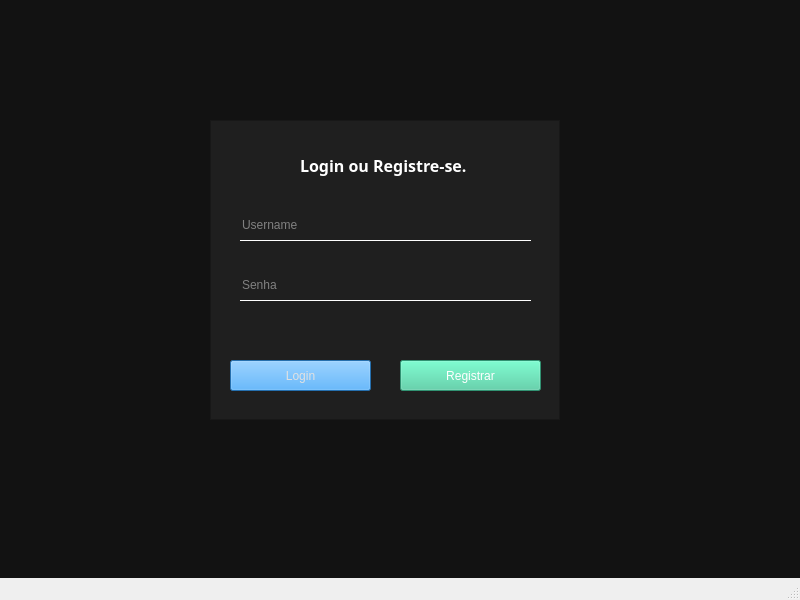
<?xml version="1.0" encoding="UTF-8"?>
<ui version="4.0">
 <class>JanelaLogin</class>
 <widget class="QMainWindow" name="JanelaLogin">
  <property name="geometry">
   <rect>
    <x>0</x>
    <y>0</y>
    <width>800</width>
    <height>600</height>
   </rect>
  </property>
  <property name="windowTitle">
   <string>Login</string>
  </property>
  <property name="windowIcon">
   <iconset>
    <normaloff>../../../Downloads/pngwing.com.png</normaloff>../../../Downloads/pngwing.com.png</iconset>
  </property>
  <widget class="QWidget" name="centralwidget">
   <property name="styleSheet">
    <string notr="true">QWidget

{
	background-color: rgb(18, 18, 18);
}</string>
   </property>
   <widget class="QFrame" name="frame">
    <property name="geometry">
     <rect>
      <x>210</x>
      <y>120</y>
      <width>350</width>
      <height>300</height>
     </rect>
    </property>
    <property name="styleSheet">
     <string notr="true">QFrame
{
	background-color:rgb(31, 31, 31);
}</string>
    </property>
    <property name="frameShape">
     <enum>QFrame::StyledPanel</enum>
    </property>
    <property name="frameShadow">
     <enum>QFrame::Raised</enum>
    </property>
    <widget class="QLineEdit" name="username">
     <property name="geometry">
      <rect>
       <x>30</x>
       <y>90</y>
       <width>291</width>
       <height>31</height>
      </rect>
     </property>
     <property name="styleSheet">
      <string notr="true">QLineEdit
{
	color:rgb(225, 225, 225);
	border: none; 
    border-bottom: 1px solid white;
	background-color:rgb(31, 31, 31);
}</string>
     </property>
     <property name="placeholderText">
      <string>Username</string>
     </property>
    </widget>
    <widget class="QLineEdit" name="senha">
     <property name="geometry">
      <rect>
       <x>30</x>
       <y>150</y>
       <width>291</width>
       <height>31</height>
      </rect>
     </property>
     <property name="styleSheet">
      <string notr="true">QLineEdit
{
	color:rgb(225, 225, 225);
	border: none; 
    border-bottom: 1px solid white;
	background-color:rgb(31, 31, 31);
}</string>
     </property>
     <property name="echoMode">
      <enum>QLineEdit::Password</enum>
     </property>
     <property name="placeholderText">
      <string>Senha</string>
     </property>
    </widget>
    <widget class="QPushButton" name="login">
     <property name="geometry">
      <rect>
       <x>20</x>
       <y>240</y>
       <width>141</width>
       <height>31</height>
      </rect>
     </property>
     <property name="styleSheet">
      <string notr="true">QPushButton
{
	color:rgb(225, 225, 225);
	background-color:rgb(52, 156, 244);
}</string>
     </property>
     <property name="text">
      <string>Login</string>
     </property>
    </widget>
    <widget class="QPushButton" name="registrar">
     <property name="geometry">
      <rect>
       <x>190</x>
       <y>240</y>
       <width>141</width>
       <height>31</height>
      </rect>
     </property>
     <property name="styleSheet">
      <string notr="true">QPushButton
{
	background-color:rgb(69, 205, 159);
	color:rgb(255, 255, 255);
}</string>
     </property>
     <property name="text">
      <string>Registrar</string>
     </property>
    </widget>
    <widget class="QLabel" name="mensagem">
     <property name="geometry">
      <rect>
       <x>90</x>
       <y>30</y>
       <width>171</width>
       <height>31</height>
      </rect>
     </property>
     <property name="font">
      <font>
       <family>Segoe UI Black</family>
       <pointsize>12</pointsize>
       <bold>true</bold>
       <underline>false</underline>
      </font>
     </property>
     <property name="styleSheet">
      <string notr="true">QLabel
{
	color:rgb(255, 255, 255);
}</string>
     </property>
     <property name="text">
      <string>Login ou Registre-se.</string>
     </property>
    </widget>
   </widget>
  </widget>
  <widget class="QMenuBar" name="menubar">
   <property name="geometry">
    <rect>
     <x>0</x>
     <y>0</y>
     <width>800</width>
     <height>22</height>
    </rect>
   </property>
  </widget>
  <widget class="QStatusBar" name="statusbar"/>
 </widget>
 <resources/>
 <connections/>
</ui>
